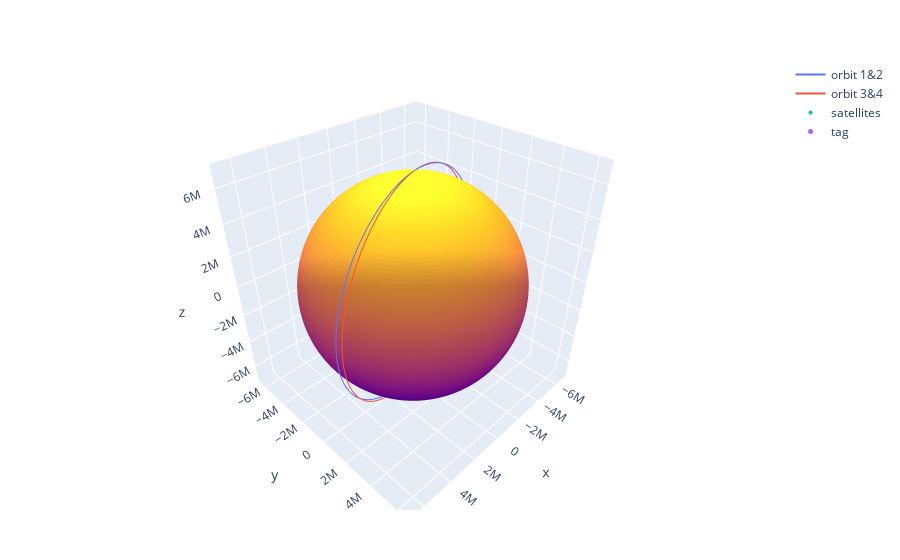

Notebook cell for this chart:
### Code cell
#visualize the constellation
SN.plot_sat_constellation(combined_eci, tag, satnum)

### Figure 1 — Plotly figure (JSON) as saved in the notebook; plotly's stock layout.template omitted (floating-point values rounded to 4 significant figures; data arrays with more than 128 entries replaced by an {"elided": "..."} marker saying what was removed)
{"data": [{"mode": "lines", "name": "orbit 1&2", "type": "scatter3d", "x": {"elided": "5670 float values"}, "y": {"elided": "5670 float values"}, "z": {"elided": "5670 float values"}}, {"mode": "lines", "name": "orbit 3&4", "type": "scatter3d", "x": {"elided": "5670 float values"}, "y": {"elided": "5670 float values"}, "z": {"elided": "5670 float values"}}, {"marker": {"size": 4}, "mode": "markers", "name": "satellites", "type": "scatter3d", "x": [-6333000.0, -6614000.0, -6349000.0, -6569000.0], "y": [-1497000.0, -1549000.0, -1853000.0, -1902000.0], "z": [-2216000.0, -1054000.0, -1873000.0, -697100.0]}, {"marker": {"size": 5}, "mode": "markers", "name": "tag", "type": "scatter3d", "x": [-6174000.0], "y": [-1602000.0], "z": [0]}, {"showscale": false, "type": "surface", "x": {"elided": "100x100 float values"}, "y": {"elided": "100x100 float values"}, "z": {"elided": "100x100 float values"}}], "layout": {"margin": {"b": 50, "l": 50, "r": 50, "t": 60}}}
